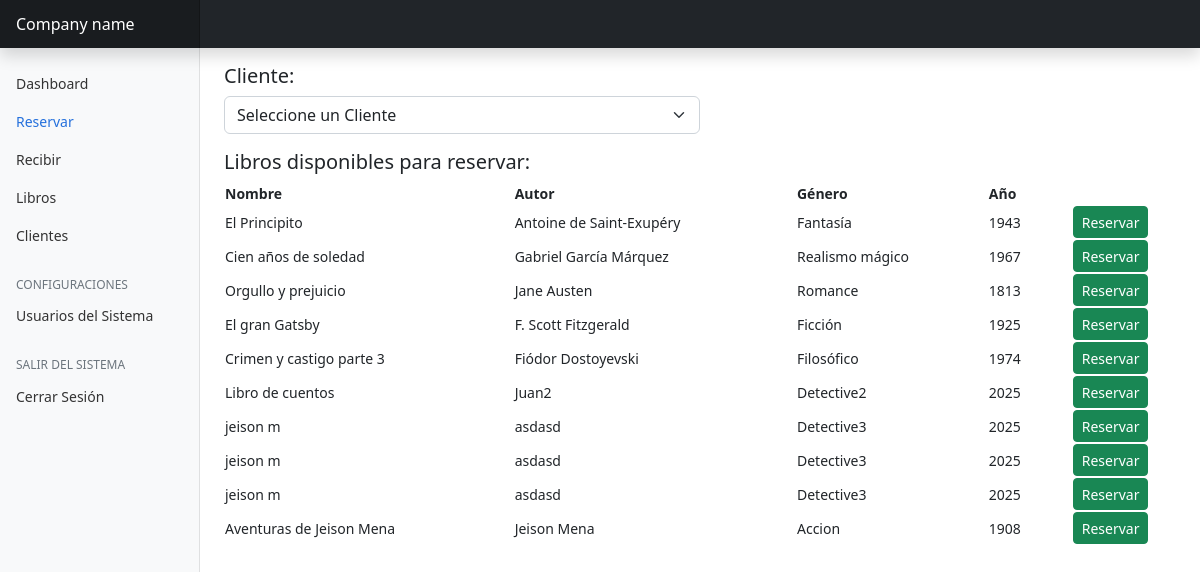
Screenshot of /pages/reservar.php (signed in) with the database file from the repository.
### tables this page shows
CREATE TABLE `libro` (
  `id` int(11) NOT NULL,
  `codigo` int(11) NOT NULL,
  `nombre` varchar(256) NOT NULL,
  `autor` varchar(128) NOT NULL,
  `genero` varchar(64) NOT NULL,
  `anno` varchar(4) NOT NULL,
  `fecha_creacion` datetime NOT NULL DEFAULT current_timestamp(),
  `estado` tinyint(1) NOT NULL DEFAULT 1 COMMENT '0=inactivo, 1=disponible, 2=reservado'
);

### pages/reservar.php (the view, shortened to what this page needs)
<?php
require '../system/session.php';
require '../layout/header.php';
?>
<div class="mt-3">
    <div class="mb-3 col-12 col-md-6">
        <h5>Cliente:</h5>
        <select class="form-select" id="cliente">
            <option value="0" disabled selected>Seleccione un Cliente</option>
        </select>
    </div>
    <div>
        <h5>Libros disponibles para reservar:</h5>
        <div class="table-responsive">
            <table id="tablaLibros" class="display w-100">
                <thead>
                    <tr>
                        <th>Nombre</th>
                        <th>Autor</th>
                        <th>Género</th>
                        <th>Año</th>
                        <th></th>
                    </tr>
                </thead>
                <tbody>
                    <?php
                    $resultado = mysqli_query($conn, "SELECT id, nombre, autor, genero, anno FROM libro WHERE estado = 1");
                    while ($row = mysqli_fetch_assoc($resultado)) {
                        echo "<tr id='libro-{$row['id']}'>
                                <td>{$row['nombre']}</td>
                                <td>{$row['autor']}</td>
                                <td>{$row['genero']}</td>
                                <td>{$row['anno']}</td>
                                <td class='text-center'>
                                    <button class='btn btn-sm btn-success' onclick='mostrarFechaReservacion({$row['id']})'>Reservar <span data-feather=\"user-check\" class=\"align-text-bottom\"></span></button>
                                </td>
                              </tr>";
                    }
                    ?>
                </tbody>
            </table>
        </div>
    </div>
</div>
<?php
require '../layout/footer.php';
?>

### layout/header.php (shortened to what this page needs)
<!doctype html>
<html lang="en">
<head>
    <link href="../css/bootstrap.min.css" rel="stylesheet">
    <link href="../css/dashboard.css" rel="stylesheet">
    <?= basename($_SERVER['PHP_SELF'])=="reservar.php"?'<link rel="stylesheet" href="https://cdn.datatables.net/2.3.2/css/dataTables.dataTables.css"/>':''?>
</head>
<body>
    <header class="navbar navbar-dark sticky-top bg-dark flex-md-nowrap p-0 shadow">
        <a class="navbar-brand col-md-3 col-lg-2 me-0 px-3 fs-6" href="#">Company name</a>
    </header>
    <div class="container-fluid">
        <div class="row">
            <?php
            require 'sidebar.php';
            ?>
            <main class="col-md-9 ms-sm-auto col-lg-10 px-md-4">

### layout/sidebar.php (shortened to what this page needs)
<nav id="sidebarMenu" class="col-md-3 col-lg-2 d-md-block bg-light sidebar collapse">
    <div class="position-sticky pt-3 sidebar-sticky">
        <ul class="nav flex-column">
            <li class="nav-item">
                <a class="nav-link <?= basename($_SERVER['PHP_SELF'])=="index.php"?'active':''?>" aria-current="page" href="./">
                    Dashboard
                </a>
            </li>
            <li class="nav-item">
                <a class="nav-link <?= basename($_SERVER['PHP_SELF'])=="reservar.php"?'active':''?>" href="reservar.php">
                    Reservar
                </a>
            </li>
            <li class="nav-item">
                <a class="nav-link <?= basename($_SERVER['PHP_SELF'])=="recibir.php"?'active':''?>" href="recibir.php">
                    Recibir
                </a>
            </li>
            <li class="nav-item">
                <a class="nav-link <?= basename($_SERVER['PHP_SELF'])=="libros.php"?'active':''?>" href="libros.php">
                    Libros
                </a>
            </li>
            <li class="nav-item">
                <a class="nav-link <?= basename($_SERVER['PHP_SELF'])=="clientes.php"?'active':''?>" href="clientes.php">
                    Clientes
                </a>
            </li>
        </ul>
        <h6 class="sidebar-heading d-flex justify-content-between align-items-center px-3 mt-4 mb-1 text-muted text-uppercase">
            <span>Configuraciones</span>
        </h6>
        <ul class="nav flex-column mb-2">
            <li class="nav-item">
                <a class="nav-link <?= basename($_SERVER['PHP_SELF'])=="usuarios.php"?'active':''?>" href="usuarios.php">
                    Usuarios del Sistema
                </a>
            </li>
        </ul>
        <h6 class="sidebar-heading d-flex justify-content-between align-items-center px-3 mt-4 mb-1 text-muted text-uppercase">
            <span>Salir del Sistema</span>
        </h6>
        <ul class="nav flex-column mb-2">
            <li class="nav-item">
                <a class="nav-link" href="../logout.php">
                    Cerrar Sesión
                </a>
            </li>
        </ul>
    </div>
</nav>

### layout/footer.php (shortened to what this page needs)
      </main>
    </div>
  </div>
</body>
</html>

### css/dashboard.css (style rules this page uses)
body { font-size: .875rem; }
.sidebar { position: fixed; top: 0; bottom: 0; left: 0; z-index: 100; padding: 48px 0 0; box-shadow: inset -1px 0 0 rgba(0, 0, 0, .1); }
.sidebar-sticky { height: calc(100vh - 48px); overflow-x: hidden; overflow-y: auto; }
.sidebar .nav-link { font-weight: 500; color: #333; }
.sidebar .nav-link.active { color: #2470dc; }
.sidebar-heading { font-size: .75rem; }
.navbar-brand { padding-top: .75rem; padding-bottom: .75rem; background-color: rgba(0, 0, 0, .25); box-shadow: inset -1px 0 0 rgba(0, 0, 0, .25); }

### rows the page displays
libro: nombre "El Principito", autor "Antoine de Saint-Exupéry", genero "Fantasía", anno "1943"
libro: nombre "Cien años de soledad", autor "Gabriel García Márquez", genero "Realismo mágico", anno "1967"
libro: nombre "Orgullo y prejuicio", autor "Jane Austen", genero "Romance", anno "1813"
libro: nombre "El gran Gatsby", autor "F. Scott Fitzgerald", genero "Ficción", anno "1925"
libro: nombre "Crimen y castigo parte 3", autor "Fiódor Dostoyevski", genero "Filosófico", anno "1974"
libro: nombre "Libro de cuentos", autor "Juan2", genero "Detective2", anno "2025"
libro: nombre "jeison m", autor "asdasd", genero "Detective3", anno "2025"
libro: nombre "jeison m", autor "asdasd", genero "Detective3", anno "2025"
libro: nombre "jeison m", autor "asdasd", genero "Detective3", anno "2025"
libro: nombre "Aventuras de Jeison Mena", autor "Jeison Mena", genero "Accion", anno "1908"
